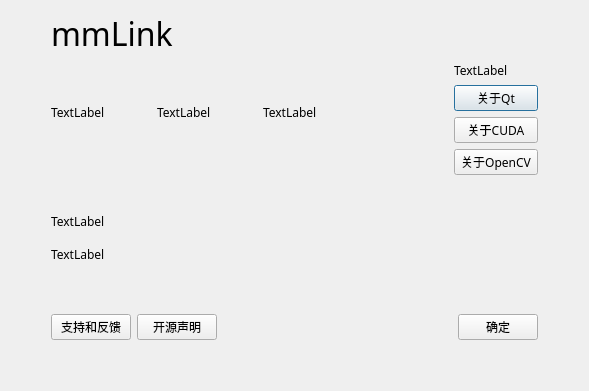
<?xml version="1.0" encoding="UTF-8"?>
<ui version="4.0">
 <class>AboutWindow</class>
 <widget class="QDialog" name="AboutWindow">
  <property name="geometry">
   <rect>
    <x>0</x>
    <y>0</y>
    <width>589</width>
    <height>391</height>
   </rect>
  </property>
  <property name="font">
   <font>
    <family>微软雅黑</family>
    <pointsize>9</pointsize>
   </font>
  </property>
  <property name="windowTitle">
   <string>Dialog</string>
  </property>
  <layout class="QGridLayout" name="gridLayout">
   <item row="0" column="0">
    <layout class="QVBoxLayout" name="verticalLayout_5">
     <item>
      <layout class="QHBoxLayout" name="horizontalLayout_4">
       <item>
        <spacer name="horizontalSpacer_4">
         <property name="orientation">
          <enum>Qt::Horizontal</enum>
         </property>
         <property name="sizeType">
          <enum>QSizePolicy::Preferred</enum>
         </property>
         <property name="sizeHint" stdset="0">
          <size>
           <width>40</width>
           <height>20</height>
          </size>
         </property>
        </spacer>
       </item>
       <item>
        <layout class="QVBoxLayout" name="verticalLayout_3">
         <item>
          <layout class="QHBoxLayout" name="horizontalLayout_6">
           <item>
            <widget class="QLabel" name="label">
             <property name="font">
              <font>
               <family>微软雅黑</family>
               <pointsize>24</pointsize>
              </font>
             </property>
             <property name="text">
              <string>mmLink</string>
             </property>
            </widget>
           </item>
           <item>
            <spacer name="horizontalSpacer_2">
             <property name="orientation">
              <enum>Qt::Horizontal</enum>
             </property>
             <property name="sizeHint" stdset="0">
              <size>
               <width>40</width>
               <height>20</height>
              </size>
             </property>
            </spacer>
           </item>
          </layout>
         </item>
         <item>
          <layout class="QHBoxLayout" name="horizontalLayout_3">
           <item>
            <layout class="QVBoxLayout" name="verticalLayout_2">
             <item>
              <layout class="QHBoxLayout" name="horizontalLayout_2">
               <item>
                <widget class="QLabel" name="QtImage">
                 <property name="sizePolicy">
                  <sizepolicy hsizetype="Fixed" vsizetype="Fixed">
                   <horstretch>0</horstretch>
                   <verstretch>0</verstretch>
                  </sizepolicy>
                 </property>
                 <property name="minimumSize">
                  <size>
                   <width>100</width>
                   <height>100</height>
                  </size>
                 </property>
                 <property name="text">
                  <string>TextLabel</string>
                 </property>
                </widget>
               </item>
               <item>
                <widget class="QLabel" name="CUDAImage">
                 <property name="sizePolicy">
                  <sizepolicy hsizetype="Fixed" vsizetype="Fixed">
                   <horstretch>0</horstretch>
                   <verstretch>0</verstretch>
                  </sizepolicy>
                 </property>
                 <property name="minimumSize">
                  <size>
                   <width>100</width>
                   <height>100</height>
                  </size>
                 </property>
                 <property name="text">
                  <string>TextLabel</string>
                 </property>
                </widget>
               </item>
               <item>
                <widget class="QLabel" name="OpenCVImage">
                 <property name="sizePolicy">
                  <sizepolicy hsizetype="Fixed" vsizetype="Fixed">
                   <horstretch>0</horstretch>
                   <verstretch>0</verstretch>
                  </sizepolicy>
                 </property>
                 <property name="minimumSize">
                  <size>
                   <width>100</width>
                   <height>100</height>
                  </size>
                 </property>
                 <property name="text">
                  <string>TextLabel</string>
                 </property>
                </widget>
               </item>
              </layout>
             </item>
             <item>
              <layout class="QVBoxLayout" name="verticalLayout_4">
               <item>
                <spacer name="verticalSpacer_4">
                 <property name="orientation">
                  <enum>Qt::Vertical</enum>
                 </property>
                 <property name="sizeType">
                  <enum>QSizePolicy::Preferred</enum>
                 </property>
                 <property name="sizeHint" stdset="0">
                  <size>
                   <width>20</width>
                   <height>40</height>
                  </size>
                 </property>
                </spacer>
               </item>
               <item>
                <widget class="QLabel" name="QtVersion">
                 <property name="sizePolicy">
                  <sizepolicy hsizetype="Expanding" vsizetype="Preferred">
                   <horstretch>0</horstretch>
                   <verstretch>0</verstretch>
                  </sizepolicy>
                 </property>
                 <property name="text">
                  <string>TextLabel</string>
                 </property>
                </widget>
               </item>
               <item>
                <widget class="QLabel" name="CUDAVersion">
                 <property name="sizePolicy">
                  <sizepolicy hsizetype="Expanding" vsizetype="Preferred">
                   <horstretch>0</horstretch>
                   <verstretch>0</verstretch>
                  </sizepolicy>
                 </property>
                 <property name="text">
                  <string>TextLabel</string>
                 </property>
                </widget>
               </item>
               <item>
                <spacer name="verticalSpacer">
                 <property name="orientation">
                  <enum>Qt::Vertical</enum>
                 </property>
                 <property name="sizeType">
                  <enum>QSizePolicy::Preferred</enum>
                 </property>
                 <property name="sizeHint" stdset="0">
                  <size>
                   <width>20</width>
                   <height>40</height>
                  </size>
                 </property>
                </spacer>
               </item>
              </layout>
             </item>
            </layout>
           </item>
           <item>
            <spacer name="horizontalSpacer_5">
             <property name="orientation">
              <enum>Qt::Horizontal</enum>
             </property>
             <property name="sizeHint" stdset="0">
              <size>
               <width>40</width>
               <height>20</height>
              </size>
             </property>
            </spacer>
           </item>
           <item>
            <layout class="QVBoxLayout" name="verticalLayout">
             <item>
              <widget class="QLabel" name="mmLinkVersion">
               <property name="sizePolicy">
                <sizepolicy hsizetype="Expanding" vsizetype="Preferred">
                 <horstretch>0</horstretch>
                 <verstretch>0</verstretch>
                </sizepolicy>
               </property>
               <property name="text">
                <string>TextLabel</string>
               </property>
              </widget>
             </item>
             <item>
              <widget class="QPushButton" name="QtButton">
               <property name="sizePolicy">
                <sizepolicy hsizetype="Preferred" vsizetype="Fixed">
                 <horstretch>0</horstretch>
                 <verstretch>0</verstretch>
                </sizepolicy>
               </property>
               <property name="font">
                <font>
                 <family>微软雅黑</family>
                 <pointsize>9</pointsize>
                </font>
               </property>
               <property name="text">
                <string>关于Qt</string>
               </property>
              </widget>
             </item>
             <item>
              <widget class="QPushButton" name="CUDAButton">
               <property name="sizePolicy">
                <sizepolicy hsizetype="Preferred" vsizetype="Fixed">
                 <horstretch>0</horstretch>
                 <verstretch>0</verstretch>
                </sizepolicy>
               </property>
               <property name="font">
                <font>
                 <family>微软雅黑</family>
                 <pointsize>9</pointsize>
                </font>
               </property>
               <property name="text">
                <string>关于CUDA</string>
               </property>
              </widget>
             </item>
             <item>
              <widget class="QPushButton" name="OpenCVButton">
               <property name="sizePolicy">
                <sizepolicy hsizetype="Preferred" vsizetype="Fixed">
                 <horstretch>0</horstretch>
                 <verstretch>0</verstretch>
                </sizepolicy>
               </property>
               <property name="font">
                <font>
                 <family>微软雅黑</family>
                 <pointsize>9</pointsize>
                </font>
               </property>
               <property name="text">
                <string>关于OpenCV</string>
               </property>
              </widget>
             </item>
             <item>
              <spacer name="verticalSpacer_2">
               <property name="orientation">
                <enum>Qt::Vertical</enum>
               </property>
               <property name="sizeHint" stdset="0">
                <size>
                 <width>20</width>
                 <height>40</height>
                </size>
               </property>
              </spacer>
             </item>
            </layout>
           </item>
          </layout>
         </item>
         <item>
          <layout class="QHBoxLayout" name="horizontalLayout">
           <item>
            <widget class="QPushButton" name="FeedBackButton">
             <property name="font">
              <font>
               <family>微软雅黑</family>
               <pointsize>9</pointsize>
              </font>
             </property>
             <property name="text">
              <string>支持和反馈</string>
             </property>
            </widget>
           </item>
           <item>
            <widget class="QPushButton" name="OpenSourceButton">
             <property name="font">
              <font>
               <family>微软雅黑</family>
               <pointsize>9</pointsize>
              </font>
             </property>
             <property name="text">
              <string>开源声明</string>
             </property>
            </widget>
           </item>
           <item>
            <spacer name="horizontalSpacer">
             <property name="orientation">
              <enum>Qt::Horizontal</enum>
             </property>
             <property name="sizeHint" stdset="0">
              <size>
               <width>40</width>
               <height>20</height>
              </size>
             </property>
            </spacer>
           </item>
           <item>
            <widget class="QPushButton" name="ExitButton">
             <property name="font">
              <font>
               <family>微软雅黑</family>
               <pointsize>9</pointsize>
              </font>
             </property>
             <property name="text">
              <string>确定</string>
             </property>
            </widget>
           </item>
          </layout>
         </item>
        </layout>
       </item>
       <item>
        <spacer name="horizontalSpacer_3">
         <property name="orientation">
          <enum>Qt::Horizontal</enum>
         </property>
         <property name="sizeType">
          <enum>QSizePolicy::Preferred</enum>
         </property>
         <property name="sizeHint" stdset="0">
          <size>
           <width>40</width>
           <height>20</height>
          </size>
         </property>
        </spacer>
       </item>
      </layout>
     </item>
     <item>
      <spacer name="verticalSpacer_3">
       <property name="orientation">
        <enum>Qt::Vertical</enum>
       </property>
       <property name="sizeType">
        <enum>QSizePolicy::Preferred</enum>
       </property>
       <property name="sizeHint" stdset="0">
        <size>
         <width>20</width>
         <height>40</height>
        </size>
       </property>
      </spacer>
     </item>
    </layout>
   </item>
  </layout>
 </widget>
 <resources/>
 <connections/>
</ui>
